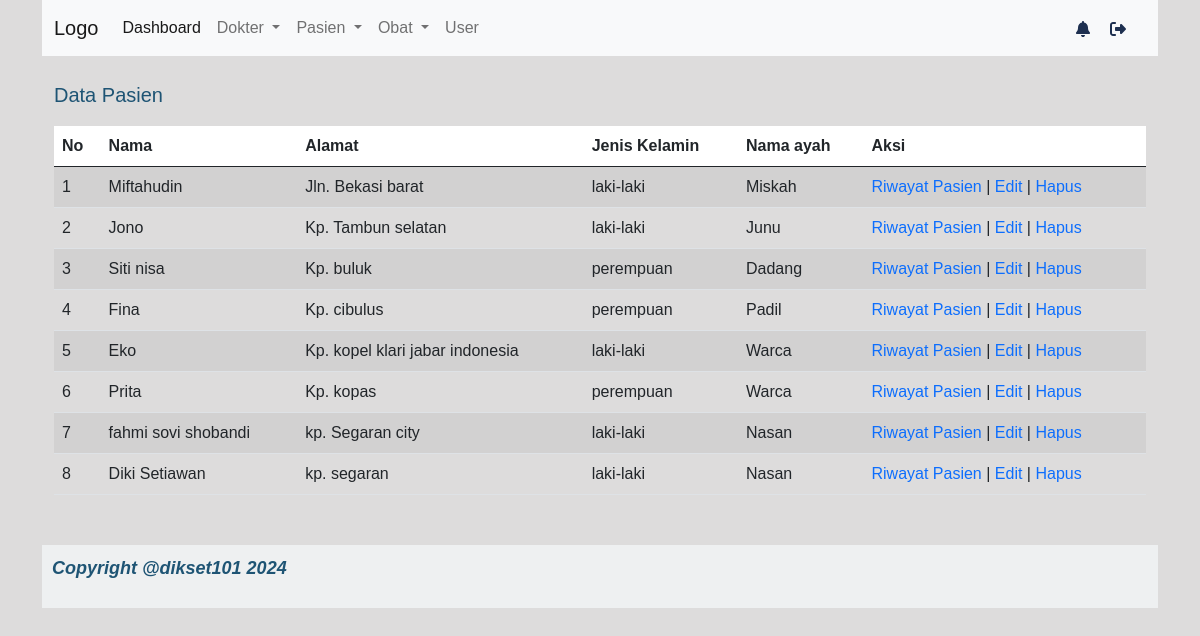
Page /index.php?page=my_profile&module=pendaftaran&action=list on the committed database.
### tables this page shows
CREATE TABLE `pasien` (
  `id_pasien` int(11) NOT NULL,
  `nama` varchar(50) NOT NULL,
  `alamat` text NOT NULL,
  `jk` varchar(10) NOT NULL,
  `nama_ortu` text NOT NULL
);

### module/pendaftaran/list.php (the view, shortened to what this page needs)
<?php
include_once './function/koneksi.php';
$query = mysqli_query($koneksi, "SELECT * FROM pasien ORDER BY id_pasien DESC LIMIT 10");
if (mysqli_num_rows($query) == 0) {
    echo "Data pasien masih kosong, silahkan tambah data pasien.";
} else {
    echo "
    <table class=' table table-striped' >
    <p class='mt-4 fs-5'>Data Pasien</p>
    <thead>
        <tr style='background: white'>
            <th>No</th>
            <th>Nama</th>
            <th>Alamat</th>
            <th>Jenis Kelamin</th>
            <th>Nama ayah</th>
            <th>Aksi</th>
        </tr>
    </thead>
    <tbody>";
    $no = 1;
    while ($row = mysqli_fetch_assoc($query)) {
        echo "
        <tr>
            <td>$no</td>
            <td>$row[nama]</td>
            <td>$row[alamat]</td>
            <td>$row[jk]</td>
            <td>$row[nama_ortu]</td>
            <td>
            <a href='" . BASE_URL . "index.php?page=my_profile&module=pendaftaran&action=riwayat_pasien&id_pasien=$row[id_pasien]'>Riwayat Pasien</a> |
            <a href='" . BASE_URL . "index.php?page=my_profile&module=pendaftaran&action=form&id_pasien=$row[id_pasien]'>Edit</a> |
            <a href='" . BASE_URL . "index.php?page=hapus_pasien'>Hapus</a>
            </td>
        </tr> ";
        $no++;
    }
    echo "</tbody>";
    echo "</table>";
}

### index.php (shortened to what this page needs)
<!doctype html>
<html lang="en">
<?php
$page = isset($_GET['page']) ? $_GET['page'] : false;
?>
<head>
    <link href="https://cdn.jsdelivr.net/npm/bootstrap@5.0.2/dist/css/bootstrap.min.css" rel="stylesheet">
    <link rel="stylesheet" href="./assets/css/style.css?v9" type="text/css">
</head>
<body>
    <div class="container">
        <nav class="navbar navbar-expand-lg navbar-light bg-light">
            <div class="container-fluid">
                <a class="navbar-brand" href="#">Logo</a>
                <div class="collapse navbar-collapse" id="navbarSupportedContent">
                    <ul class="navbar-nav me-auto mb-2 mb-lg-0">
                        <li class="nav-item">
                            <a class="nav-link active" aria-current="page" href="<?php echo BASE_URL . "index.php" ?>">Dashboard</a>
                        </li>
                        <li class="nav-item dropdown">
                            <a class="nav-link dropdown-toggle" href="#" id="navbarDropdown" role="button" data-bs-toggle="dropdown" aria-expanded="false">
                                Dokter
                            </a>
                        </li>
                        <li class="nav-item dropdown">
                            <a class="nav-link dropdown-toggle" href="#" id="navbarDropdown" role="button" data-bs-toggle="dropdown" aria-expanded="false">
                                Pasien
                            </a>
                        </li>
                        <li class="nav-item dropdown">
                            <a class="nav-link dropdown-toggle" href="#" id="navbarDropdown" role="button" data-bs-toggle="dropdown" aria-expanded="false">
                                Obat
                            </a>
                        </li>
                        <li class="nav-item">
                            <a class="nav-link" href="<?php echo BASE_URL . "index.php?page=my_profile&module=users&action=list" ?>">User</a>
                        </li>
                    </ul>
                </div>
                <div class="d-flex">
                    <a href="<?php echo BASE_URL . "index.php?page=notif" ?>">
                        <img style="color: #1e5474; margin-right:20px" src="./assets/img/notif.svg" alt="notif">
                    </a>
                    <a href="<?php echo BASE_URL . "index.php?page=logout" ?>">
                        <img style="color: #1e5474; margin-right:20px" src="./assets/img/logout.svg" alt="logout">
                    </a>
                </div>
            </div>
        </nav>
        <div class="content">
            <?php
            $filename = "$page.php";
            if (file_exists($filename)) {
                include_once($filename);
            } else {
                include_once("dashboard.php");
            }
            ?>
        </div>
        <div class="footer">
            <p><span>Copyright @dikset101 <?php echo date("Y"); ?></span></p>
        </div>
    </div>
</body>
</html>

### my_profile.php (shortened to what this page needs)
<?php
$module = isset($_GET['module']) ? $_GET['module'] : false;
$action = isset($_GET['action']) ? $_GET['action'] : false;
?>
<div class="container">
    <div class="section-content">
        <?php
        $file = "module/$module/$action.php";
        if (file_exists($file)) {
            include_once($file);
        } else {
            echo "mohon maaf, halaman tidak ada.";
        }
        ?>
    </div>
</div>

### assets/css/style.css (style rules this page uses)
body { background: rgb(221, 220, 220); font-family: Arial, Helvetica, sans-serif; font-size: 16px; color: #1e5474; }
a { text-decoration: none; }
p span { font-size: 24px; font-weight: 600; }
.container .footer { background-color: #eef0f1; padding: 10px; margin-top: 50px; }
.container .footer p span { color: #1e5474; text-align: right; font-size: 18px; font-style: italic; margin: 0px; }

### rows in the picture
pasien: nama "Miftahudin", alamat "Jln. Bekasi barat", jk "laki-laki", nama_ortu "Miskah"
pasien: nama "Jono", alamat "Kp. Tambun selatan", jk "laki-laki", nama_ortu "Junu"
pasien: nama "Siti nisa", alamat "Kp. buluk", jk "perempuan", nama_ortu "Dadang"
pasien: nama "Fina", alamat "Kp. cibulus", jk "perempuan", nama_ortu "Padil"
pasien: nama "Eko", alamat "Kp. kopel klari jabar indonesia", jk "laki-laki", nama_ortu "Warca"
pasien: nama "Prita", alamat "Kp. kopas", jk "perempuan", nama_ortu "Warca"
pasien: nama "fahmi sovi shobandi", alamat "kp. Segaran city", jk "laki-laki", nama_ortu "Nasan"
pasien: nama "Diki Setiawan", alamat "kp. segaran", jk "laki-laki", nama_ortu "Nasan"
